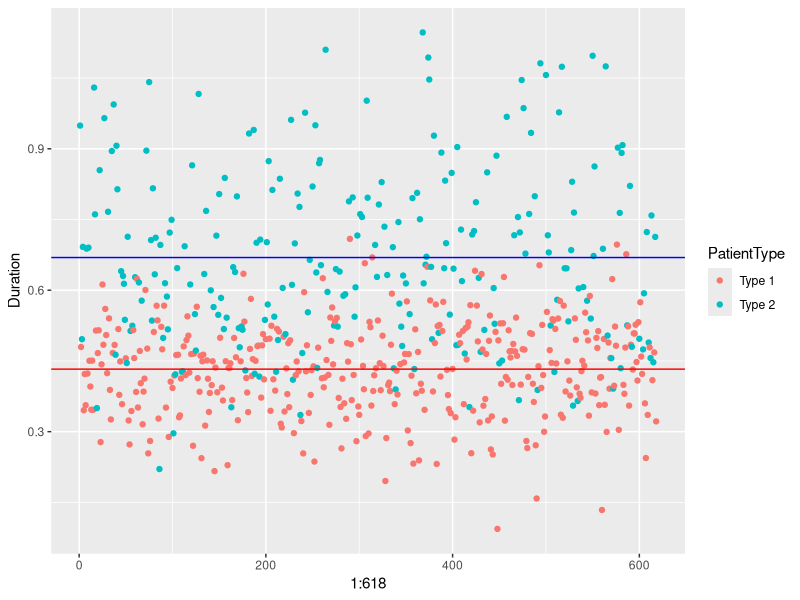
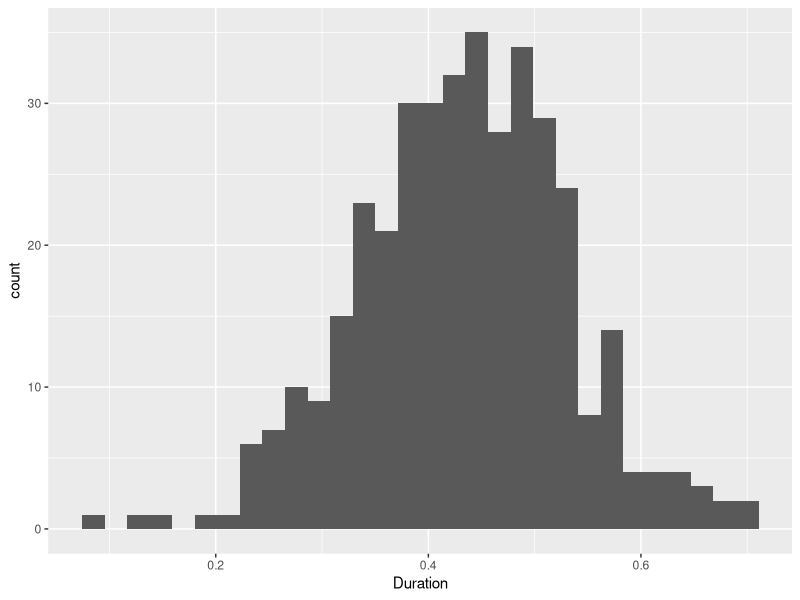
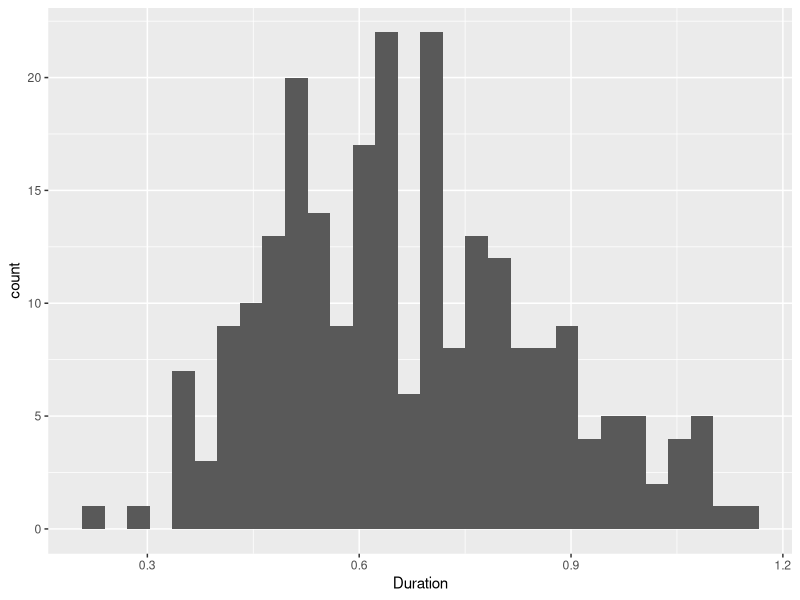
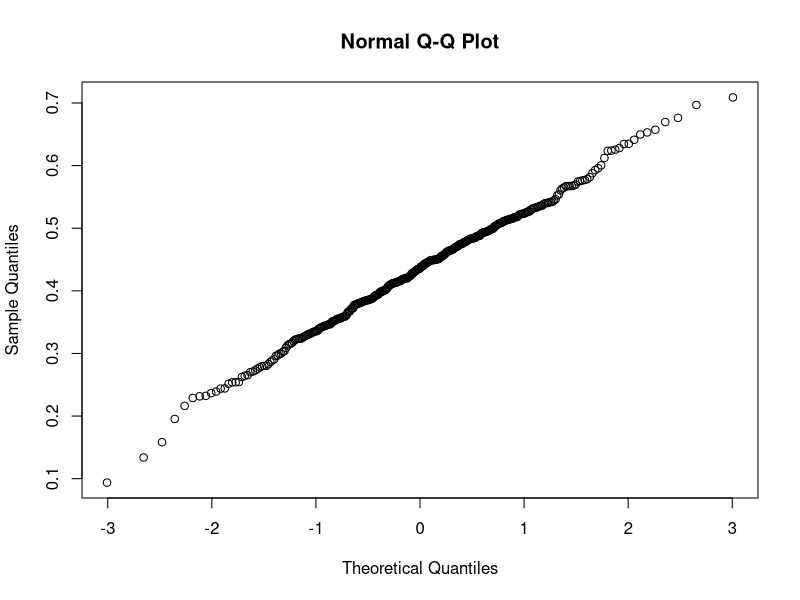
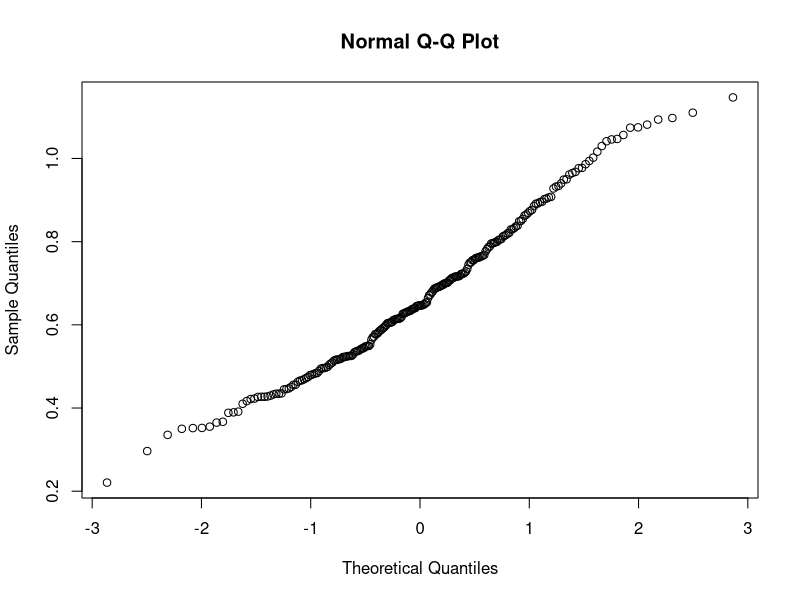
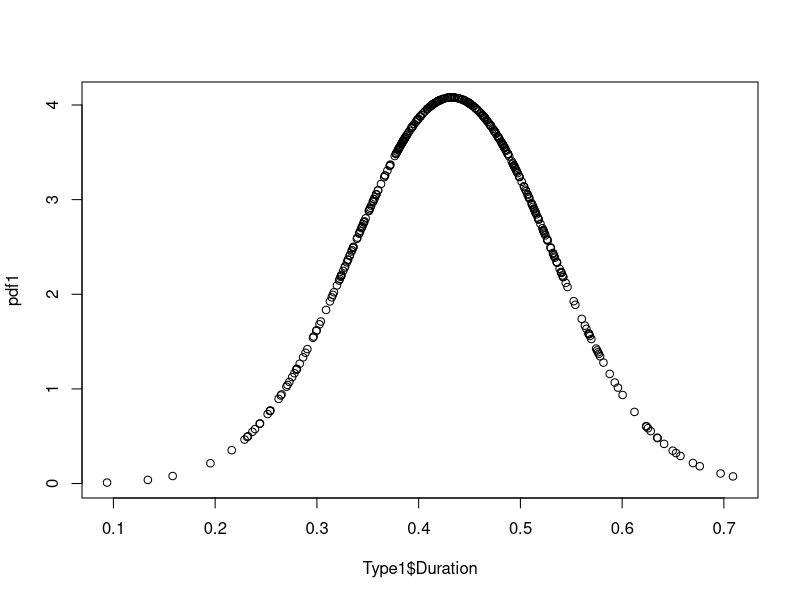
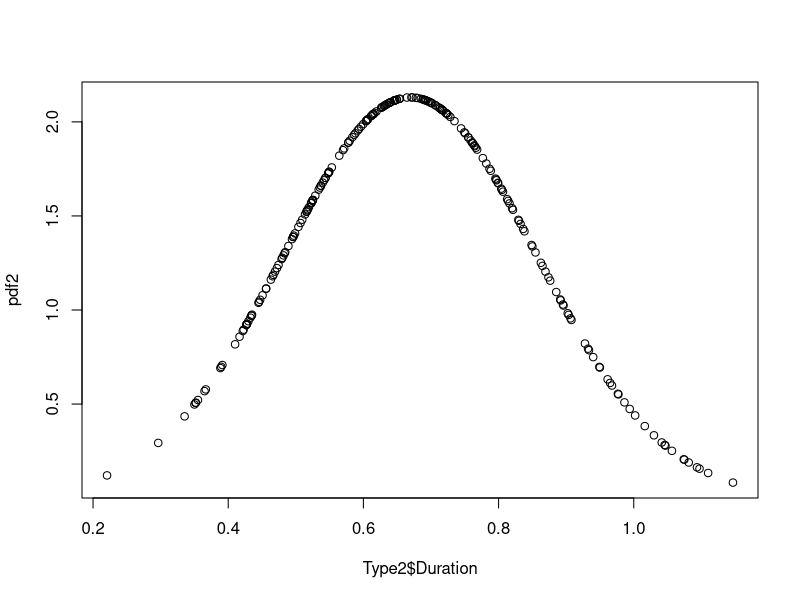
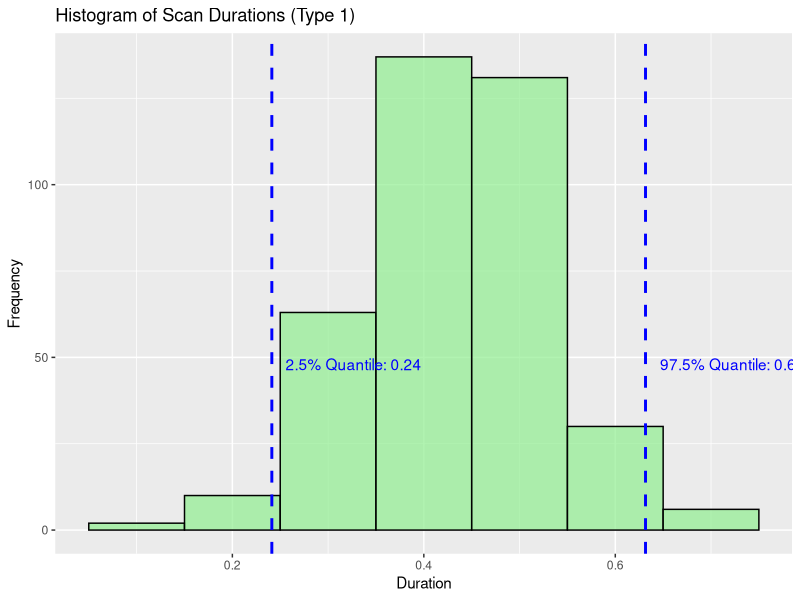

Generate these figures, in order, with R:
library(ggplot2)
library(MASS)
library(tidyverse)
library(zoo)
library(dplyr)

#Datasets
ScanRecords <- read.csv("ScanRecords.csv")
ScanRecords$Date <- as.Date(ScanRecords$Date)
Type1 <- dplyr::filter(ScanRecords, PatientType=="Type 1") 
Type2 <- dplyr::filter(ScanRecords, PatientType=="Type 2") 

#Duration Scatterplot 
ggplot(ScanRecords, aes(x=1:618, y=Duration, color = PatientType))+
  geom_point() +
  geom_hline(yintercept = mean(Type1$Duration), color = "red") +
  geom_hline(yintercept = mean(Type2$Duration), color = "blue")

#Duration Histogram
ggplot(Type1) + 
  geom_histogram(aes(x = Duration))
ggplot(Type2) + 
  geom_histogram(aes(x = Duration))

#Duration qqplots
qqnorm(Type1$Duration) #This suggests a normal distribution, which corresponds to the information given
qqnorm(Type2$Duration) #This one is bit weird 

#Duration Normal Distribution PDF plot
pdf1 <- dnorm(Type1$Duration, mean=mean(Type1$Duration), sd = sd(Type1$Duration))
plot(Type1$Duration, pdf1)
pdf2 <- dnorm(Type2$Duration, mean=mean(Type2$Duration), sd = sd(Type2$Duration))
plot(Type2$Duration, pdf2)


##IMPORTANT METRICS FOR DISCRETE EVENT SIMULATION (TYPE 1 PATIENT SCAN DURATION)##
# Calculate mean and standard deviation
mean_duration <- mean(Type1$Duration)
std_dev <- sd(Type1$Duration)
n <- length(Type1$Duration)
std_error <- std_dev / sqrt(n)

# 95% confidence interval using z-value
z_value <- 1.96
ci_lower <- mean_duration - z_value * std_error
ci_upper <- mean_duration + z_value * std_error

# Quantiles
duration_quantiles <- quantile(Type1$Duration, probs = c(0.025, 0.975))

# Create a summary table
duration_type1_summary <- tibble(
  Metric = c(
    "Sample Mean",
    "95% Confidence Interval (Lower)",
    "95% Confidence Interval (Upper)",
    "Standard Deviation",
    "Quantile (2.5%)",
    "Quantile (97.5%)"
  ),
  Value = c(
    mean_duration,
    ci_lower,
    ci_upper,
    std_dev,
    duration_quantiles[1],
    duration_quantiles[2]
  )
)

# Print the summary table
print(duration_type1_summary)


ggplot(Type1, aes(x = Duration)) +
  geom_histogram(binwidth = 0.1, fill = "lightgreen", color = "black", alpha = 0.7) +
  geom_vline(xintercept = duration_quantiles[1], color = "blue", linetype = "dashed", size = 1) +
  geom_vline(xintercept = duration_quantiles[2], color = "blue", linetype = "dashed", size = 1) +
  labs(
    title = "Histogram of Scan Durations (Type 1)",
    x = "Duration",
    y = "Frequency"
  ) +
  annotate(
    "text",
    x = duration_quantiles[1],
    y = max(table(cut(Type1$Duration, breaks = 20))),
    label = paste0("2.5% Quantile: ", round(duration_quantiles[1], 2)),
    hjust = -0.1,
    color = "blue"
  ) +
  annotate(
    "text",
    x = duration_quantiles[2],
    y = max(table(cut(Type1$Duration, breaks = 20))),
    label = paste0("97.5% Quantile: ", round(duration_quantiles[2], 2)),
    hjust = -0.1,
    color = "blue"
  )


### INTERARRIVAL TIMES FOR TYPE 1###
Type1 <- Type1 %>%
  group_by(Date) %>%
  mutate(
    InterArrivalTime = Time - lag(Time),  # Standard inter-arrival time within the same day
    FirstOfDay = row_number() == 1        # Flag for the first record of the day
  ) %>%
  ungroup()

# Handle first times of each day
Type1 <- Type1 %>%
  mutate(
    InterArrivalTime = ifelse(
      FirstOfDay,
      # If first record of the day, calculate time difference with lagged time + 9 hours (17,00 - 8,00 = 9,00)
      Time - lag(Time) + 9,
      InterArrivalTime
    )
  )
    
# Remove remaining NA values (the first time of the first day)
InterArrivalTimes <- Type1$InterArrivalTime[!is.na(Type1$InterArrivalTime)]

# Calculate statistical metrics
mean_interarrival <- mean(InterArrivalTimes)

# Rate parameter for exponential distribution
lambda_rate <- 1 / mean_interarrival


ggplot(Type1, aes(x = InterArrivalTime)) +
  geom_histogram(binwidth = 0.1, fill = "lightgreen", color = "black", alpha = 0.7) +
  labs(
    title = "Histogram of Interarrivaltimes (Type 1)",
    x = "Interarrivaltimes",
    y = "Frequency"
  ) 




#Bootstrapping the mean duration for type 2 
X <- Type2$Duration
B <- 1000 

n <- length(X)                                          # Sample size
X.bar <- mean(X)                                        # Sample mean of X
St.Dev <- sd(X)                                         # Standard deviation of X

X.star_mean <- rep(NA, n)
X.star_sd <- rep(NA,n)
X.star_low <- rep(NA, n)      # 0.025 bound
X.star_high <- rep(NA, n)     # 0.975 bound
for (b in 1:B) {
  J <- sample.int(n, size = n, replace = TRUE)            # Draw the indices J
  X.star <- X[J]                                      # Draw the bootstrap sample
  X.star_mean[b] <- mean(X.star) 
  X.star_sd[b] <- sd(X.star)
  X.star_high[b] <- quantile(X.star, probs = 0.975)
  X.star_low[b] <- quantile(X.star, probs = 0.025)
}

mean_duration_type2 <- mean(X.star_mean) #these are the variables of interest to us
SD_duration_type2 <- mean(X.star_sd)
duration2_quantiles <- c(mean(X.star_low), mean(X.star_high))

duration_type2_summary <- tibble(
  Metric = c(
    "Sample Mean",
    "95% Confidence Interval (Lower)",
    "95% Confidence Interval (Upper)",
    "Standard Deviation",
    "Quantile (2.5%)",
    "Quantile (97.5%)"
  ),
  Value = c(
    mean_duration_type2,
    mean_duration_type2-1.96*SD_duration_type2/sqrt(n),
    mean_duration_type2+1.96*SD_duration_type2/sqrt(n),
    SD_duration_type2,
    duration2_quantiles[1],
    duration2_quantiles[2]
  )
)

# Monte Carlo Study for the type 2 bootstrap mean (this can take long)
N = 2000
B = 500 
bias_mean = rep(NA, N)
bias_sd = rep(NA, N)
for (i in 1:N){
  mc_type2_duration <- rnorm(length(Type2$Duration),
                             mean = mean_duration_type2,
                             sd = SD_duration_type2)
  mc_mean <- mean(mc_type2_duration)
  mc_sd <- sd(mc_type2_duration)
  X.star_mean <- rep(NA, length(Type2$Duration))
  X.star_sd <- rep(NA, length(Type2$Duration))
  for (b in 1:B){
    J <- sample.int(length(Type2$Duration), size = length(Type2$Duration), replace = TRUE)
    X.star <- mc_type2_duration[J]                                      # Draw the bootstrap sample
    X.star_mean[b] <- mean(X.star) 
    X.star_sd[b] <- sd(X.star)
  }
  MCbootstrap_mean <- mean(X.star_mean)
  MCbootstrap_sd <- mean(X.star_sd)
  bias_mean[i] <- (MCbootstrap_mean - mc_mean)^2
  bias_sd[i] <- (MCbootstrap_sd - mc_sd)^2

}
avg_bias_mean = mean(bias_mean) #very low so should be good 
avg_bias_sd = mean(bias_sd)

## BOOTSTRAP patient 2 arrival times with interarival times

# Calculate inter-arrival times
Type2 <- Type2 %>%
  group_by(Date) %>%
  mutate(
    InterArrivalTime = Time - lag(Time),  # Standard inter-arrival time within the same day
    FirstOfDay = row_number() == 1        # Flag for the first record of the day
  ) %>%
  ungroup()

# Handle first times of each day
Type2 <- Type2 %>%
  mutate(
    InterArrivalTime = ifelse(
      FirstOfDay,
      # If first record of the day, calculate time difference with lagged time + 9 hours (17,00 - 8,00 = 9,00)
      Time - lag(Time) + 9,
      InterArrivalTime
    )
  )

# Remove remaining NA values (the first time of the first day)
InterArrivalTimes <- Type2$InterArrivalTime[!is.na(Type2$InterArrivalTime)]

# Calculate rate parameter for exponential distribution
lambda <- 1 / mean(InterArrivalTimes)

# Perform bootstrapping based on exponential distribution
B <- 10000  # Number of bootstrap samples
bootstrap_means <- numeric(B)

for (b in seq_len(B)) {
  # Generate bootstrap sample from exponential distribution
  bootstrap_sample <- rexp(length(InterArrivalTimes), rate = lambda)
  bootstrap_means[b] <- mean(bootstrap_sample)
}

# Calculate bootstrapped mean and 95% confidence interval
bootstrapped_mean <- mean(bootstrap_means)
ci <- quantile(bootstrap_means, probs = c(0.025, 0.975))

# Print results
cat("Bootstrapped Mean Inter-Arrival Time (Exponential):", bootstrapped_mean, "\n")
cat("95% Confidence Interval for Mean Inter-Arrival Time (Exponential):", ci, "\n")

# Plot the bootstrap distribution
ggplot(data.frame(bootstrap_means = bootstrap_means), aes(x = bootstrap_means)) +
  geom_density(fill = "lightblue", alpha = 0.5) +
  geom_vline(xintercept = bootstrapped_mean, color = "red", linetype = "dashed") +
  geom_vline(xintercept = ci[1], color = "blue", linetype = "dotted") +
  geom_vline(xintercept = ci[2], color = "blue", linetype = "dotted") +
  labs(title = "Bootstrap Distribution of Mean Inter-Arrival Time (Exponential)",
       subtitle = paste("95% CI:", round(ci[1], 3), "-", round(ci[2], 3)),
       x = "Mean Inter-Arrival Time", y = "Density") +
  theme_minimal()
